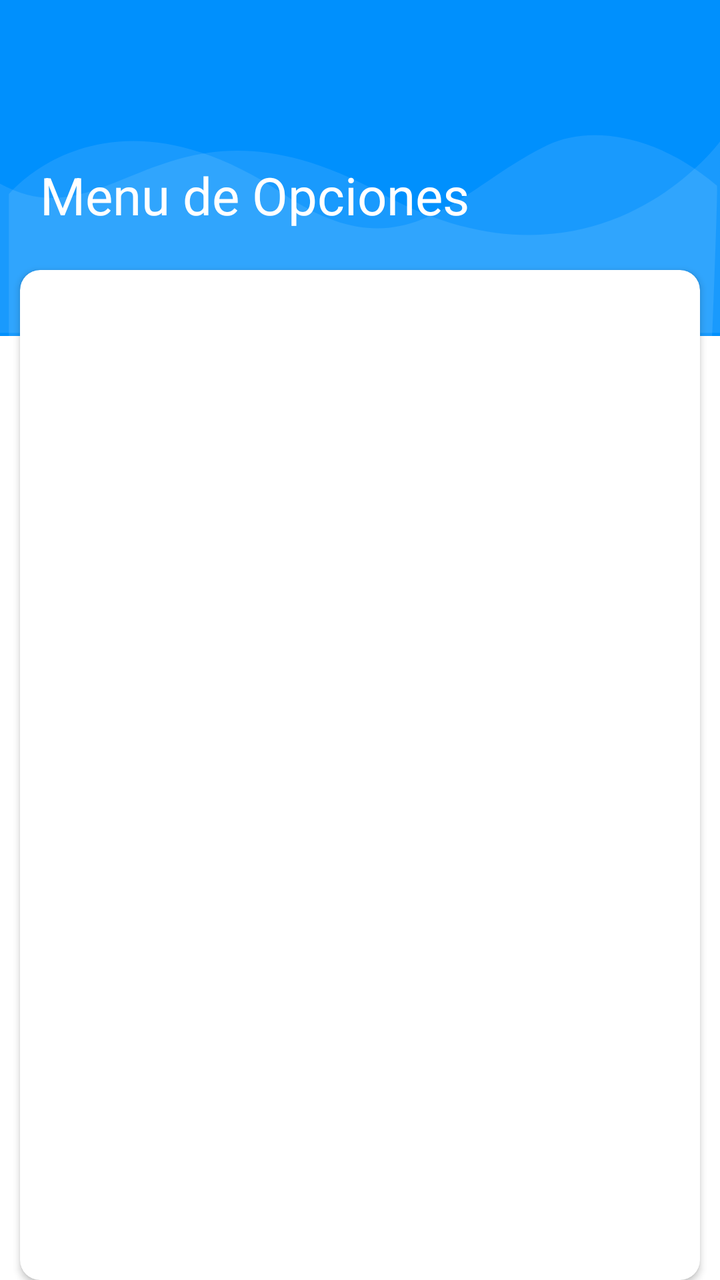
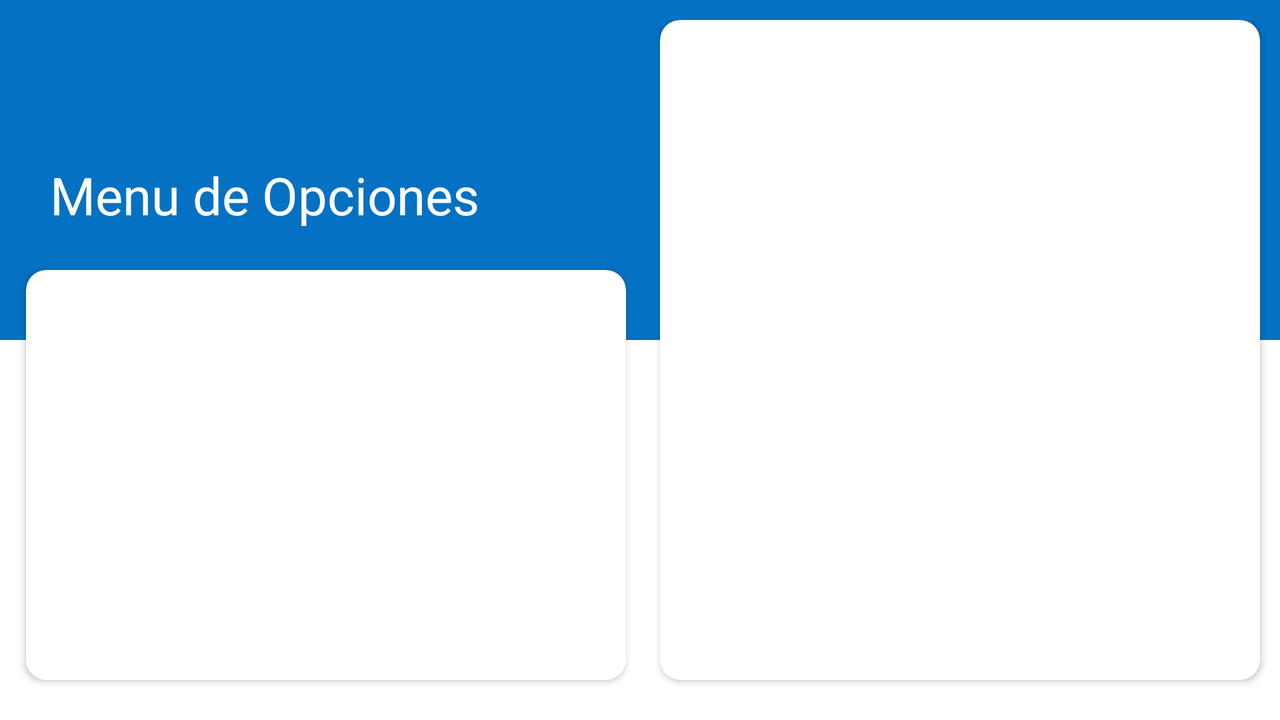

Compare how this app lays out the same screen by default and in its alternative resource folder. The renders come first, then the two layout files and the values they reference.
<!-- AndroidManifest.xml: application theme Theme.MyApplication -->
<!-- res/layout/activity_menuinicio.xml -->
<?xml version="1.0" encoding="utf-8"?>
<RelativeLayout
        xmlns:android="http://schemas.android.com/apk/res/android"
        xmlns:app="http://schemas.android.com/apk/res-auto"
        android:layout_width="match_parent"
        android:layout_height="match_parent"
        android:fitsSystemWindows="true">
    <RelativeLayout
            android:layout_width="match_parent"
            android:layout_height="wrap_content">
        <LinearLayout
                android:layout_width="match_parent"
                android:layout_height="match_parent"
                android:orientation="vertical"
                android:layout_alignParentTop="true"
                android:weightSum="12">
            <LinearLayout
                    android:layout_width="match_parent"
                    android:layout_height="wrap_content"
                    android:background="@drawable/menufondo"
                    android:orientation="vertical"
                    >
                <ImageView
                        android:layout_width="match_parent"
                        android:layout_height="wrap_content"
                        android:background="@drawable/ic_login_nk"
                        android:contentDescription="login background"/>
            </LinearLayout>
        </LinearLayout>
        <LinearLayout
                android:layout_width="match_parent"
                android:layout_alignParentTop="true"
                android:layout_height="match_parent"
                android:orientation="vertical"
                android:layout_marginTop="40dp"
                android:layout_marginRight="5dp"
                android:layout_marginLeft="5dp">
            <TextView
                    android:layout_gravity="center"
                    android:layout_marginTop="40dp"
                    android:text="Menu de Opciones"
                    android:layout_marginLeft="10dp"
                    android:textSize="26dp"
                    android:textColor="#FFFFFF"
                    android:layout_height="wrap_content"
                    android:layout_width="match_parent"/>
            <androidx.cardview.widget.CardView
                    android:layout_marginTop="20dp"
                    xmlns:android="http://schemas.android.com/apk/res/android"
                    xmlns:app="http://schemas.android.com/apk/res-auto"
                    android:layout_width="match_parent"
                    android:layout_height="match_parent"
                    android:layout_marginRight="5dp"
                    android:layout_marginLeft="5dp"
                    android:background="@color/whiteCardColor"
                    app:cardCornerRadius="10dp"
                    android:layout_gravity="center">
                <FrameLayout
                        android:id="@+id/frameLayout"
                        android:layout_width="match_parent"
                        android:layout_height="match_parent"
                        app:layout_behavior="@string/appbar_scrolling_view_behavior">
                    <include layout="@layout/opcion_list"/>
                </FrameLayout>
            </androidx.cardview.widget.CardView>
        </LinearLayout>
    </RelativeLayout>
</RelativeLayout>
<!-- res/layout/opcion_list.xml (included above) -->
<?xml version="1.0" encoding="utf-8"?>
<androidx.recyclerview.widget.RecyclerView xmlns:android="http://schemas.android.com/apk/res/android"
                                           xmlns:app="http://schemas.android.com/apk/res-auto"
                                           xmlns:tools="http://schemas.android.com/tools"
                                           android:id="@+id/opcion_list"
                                           android:name="com.pixels.Inventario.View.Activity.Menu_Inicio.opcionListFragment"
                                           android:layout_width="match_parent"
                                           android:layout_height="match_parent"
                                           android:layout_marginLeft="16dp"
                                           android:layout_marginRight="16dp"
                                           app:layoutManager="LinearLayoutManager"
                                           tools:context=".View.Activity.Menu_Inicio.MenuInicio"
                                           tools:listitem="@layout/opcion_list_content"/>
<!-- res/layout/opcion_list_content.xml (included above) -->
<?xml version="1.0" encoding="utf-8"?>
<androidx.cardview.widget.CardView
        xmlns:android="http://schemas.android.com/apk/res/android"
        android:layout_marginTop="2dp"
        xmlns:card_view="http://schemas.android.com/apk/res-auto"
        android:layout_width="match_parent"
        android:state_hovered="true"
        card_view:cardBackgroundColor="@android:color/transparent"
        android:layout_height="wrap_content"
        card_view:cardCornerRadius="3dp">

    <LinearLayout
            android:layout_width="match_parent"
            android:layout_height="wrap_content"
            android:background="#FFFFFF"
            android:gravity="center_vertical">

        <ImageView
                android:id="@+id/imagen"
                android:layout_height="50dp"
                android:layout_width="50dp"
                android:layout_marginLeft="20dp"/>

        <TextView
                android:id="@+id/content"
                android:layout_width="match_parent"
                android:textSize="18sp"
                android:state_hovered="true"
                android:layout_height="wrap_content"
                android:textColor="#000000"
                android:text="Item"
                android:layout_marginTop="20dp"
                android:layout_marginBottom="20dp"
            android:layout_marginRight="10dp"
                android:layout_marginLeft="10dp"/>

    </LinearLayout>

</androidx.cardview.widget.CardView>
<!-- resources referenced by this layout -->
<resources>
  <color name="whiteCardColor">#fff</color>
  <!-- drawable ic_login_nk (drawable) -->
  <vector xmlns:android="http://schemas.android.com/apk/res/android"
          android:width="425dp"
          android:height="168dp"
          android:viewportWidth="425.332"
          android:viewportHeight="168.0">
  
      <path
              android:pathData="M425.33,70.78S352.76,155.62 225.1,96.65 67.19,123.13 0,91.84L0,166.44L425.33,166.44Z"
              android:fillAlpha="0.1"
              android:fillColor="#fff"
              android:strokeAlpha="0.1"/>
      <path
              android:pathData="M5.22,97.18s57.02,-59.98 162.55,0c72.29,41.08 101.72,-2.45 155.4,-24.52 24.72,-10.16 64.44,-5.91 100.36,20.21 0.65,1.91 -2.77,75.13 -2.77,75.13L5.22,168Z"
              android:fillColor="#fff"
              android:strokeAlpha="0.1"
              android:fillAlpha="0.1"/>
  </vector>
  <!-- drawable menufondo (drawable) -->
  <?xml version="1.0" encoding="utf-8"?>
  <shape xmlns:android="http://schemas.android.com/apk/res/android" android:shape="rectangle" >
      <corners
              android:bottomLeftRadius="0dp"
              android:bottomRightRadius="0dp"
              android:topLeftRadius="0dp"
              android:topRightRadius="0dp"
      />
      <solid
              android:color="@color/colorPrimary"
      />
      <size
              android:width="182dp"
              android:height="54dp"
      />
  </shape>
  <style name="Theme.MyApplication" parent="Theme.MaterialComponents.Light.DarkActionBar">
          
          <item name="colorPrimary">@color/colorPrimary</item>
          <item name="colorPrimaryVariant">@color/colorPrimaryDark</item>
          <item name="colorOnPrimary">@color/colorAccent</item>
          
          <item name="colorSecondary">@color/colorPrimary</item>
          <item name="colorSecondaryVariant">@color/colorPrimaryDark</item>
          <item name="colorOnSecondary">@color/black</item>
          
          <item name="android:statusBarColor" tools:targetApi="l">?attr/colorPrimaryVariant</item>
          
      </style>
  <color name="colorPrimary">#0090FD</color>
  <color name="colorPrimaryDark">#0571C3</color>
  <color name="colorAccent">#0090FD</color>
  <color name="black">#FFFFFFFF</color>
</resources>
<!-- res/layout-w600dp/activity_menuinicio.xml (the repository's variant of the layout above) -->
<!-- drawn on the phone turned sideways -->
<?xml version="1.0" encoding="utf-8"?>
<RelativeLayout
    xmlns:android="http://schemas.android.com/apk/res/android"
    xmlns:app="http://schemas.android.com/apk/res-auto"
    android:layout_width="match_parent"
    android:layout_height="match_parent"
    android:fitsSystemWindows="true">
    <RelativeLayout
        android:layout_width="match_parent"
        android:layout_height="wrap_content">
        <LinearLayout
            android:layout_width="match_parent"
            android:layout_height="match_parent"
            android:orientation="vertical"
            android:layout_alignParentTop="true"
            android:weightSum="12">
            <LinearLayout
                android:layout_width="match_parent"
                android:layout_height="170dp"
                android:background="@color/colorPrimaryDark"
                android:orientation="vertical">
            </LinearLayout>
        </LinearLayout>
        <LinearLayout
            android:layout_width="match_parent"
            android:layout_alignParentTop="true"
            android:layout_height="match_parent"
            android:orientation="vertical"
            android:gravity="center_vertical"
            android:layout_marginTop="40dp"
            android:layout_marginRight="5dp"
            android:layout_marginLeft="5dp">
            <TextView
                android:layout_gravity=""
                android:layout_marginTop="40dp"
                android:text="Menu de Opciones"
                android:layout_marginLeft="20dp"
                android:textSize="26dp"
                android:textColor="#FFFFFF"
                android:layout_height="wrap_content"
                android:layout_width="wrap_content"/>
            <androidx.cardview.widget.CardView
                android:layout_marginTop="20dp"
                android:layout_marginBottom="20dp"
                xmlns:android="http://schemas.android.com/apk/res/android"
                xmlns:app="http://schemas.android.com/apk/res-auto"
                android:layout_width="wrap_content"
                android:layout_height="match_parent"
                android:layout_marginRight="2dp"
                android:layout_marginLeft="8dp"
                android:background="@color/whiteCardColor"
                app:cardCornerRadius="10dp"
                >
                <FrameLayout
                    android:id="@+id/frameLayout"
                    android:layout_width="match_parent"
                    android:layout_height="match_parent"
                    app:layout_behavior="@string/appbar_scrolling_view_behavior">
                    <androidx.recyclerview.widget.RecyclerView xmlns:android="http://schemas.android.com/apk/res/android"
                        xmlns:tools="http://schemas.android.com/tools"
                        android:id="@+id/opcion_list"
                        android:name="com.pixels.Inventario.View.Activity.Menu_Inicio.opcionListFragment"
                        android:layout_width="300dp"
                        android:layout_height="match_parent"
                        app:layoutManager="LinearLayoutManager"
                        tools:context="com.pixels.Inventario.View.Activity.Menu_Inicio.MenuInicio"
                        tools:listitem="@layout/opcion_list_content"/>

                </FrameLayout>
            </androidx.cardview.widget.CardView>

        </LinearLayout>
        <LinearLayout
            android:layout_width="match_parent"
            android:layout_alignParentTop="true"
            android:layout_height="match_parent"
            android:orientation="vertical"
            android:layout_marginTop="10dp"
            android:layout_marginRight="5dp"
            android:layout_marginLeft="5dp">
            <androidx.cardview.widget.CardView
                android:layout_marginBottom="20dp"
                xmlns:android="http://schemas.android.com/apk/res/android"
                xmlns:app="http://schemas.android.com/apk/res-auto"
                android:layout_width="match_parent"
                android:layout_height="match_parent"
                android:layout_marginRight="5dp"
                android:layout_marginLeft="325dp"
                android:background="@color/whiteCardColor"
                app:cardCornerRadius="10dp">
                <FrameLayout
                    android:id="@+id/frameLayout1"
                    android:layout_width="match_parent"
                    android:layout_height="match_parent"
                    app:layout_behavior="@string/appbar_scrolling_view_behavior">
                    <include
                        layout="@layout/opcion_list"/>
                </FrameLayout>
            </androidx.cardview.widget.CardView>
        </LinearLayout>
    </RelativeLayout>
</RelativeLayout>
<!-- resources referenced by the variant -->
<!-- as the phone turned sideways resolves them -->
<resources>
  <color name="colorPrimaryDark">#0571C3</color>
  <color name="whiteCardColor">#fff</color>
  <style name="Theme.MyApplication" parent="Theme.MaterialComponents.Light.DarkActionBar">
          
          <item name="colorPrimary">@color/colorPrimary</item>
          <item name="colorPrimaryVariant">@color/colorPrimaryDark</item>
          <item name="colorOnPrimary">@color/colorAccent</item>
          
          <item name="colorSecondary">@color/colorPrimary</item>
          <item name="colorSecondaryVariant">@color/colorPrimaryDark</item>
          <item name="colorOnSecondary">@color/black</item>
          
          <item name="android:statusBarColor" tools:targetApi="l">?attr/colorPrimaryVariant</item>
          
      </style>
  <color name="colorPrimary">#0090FD</color>
  <color name="colorAccent">#0090FD</color>
  <color name="black">#FFFFFFFF</color>
</resources>
